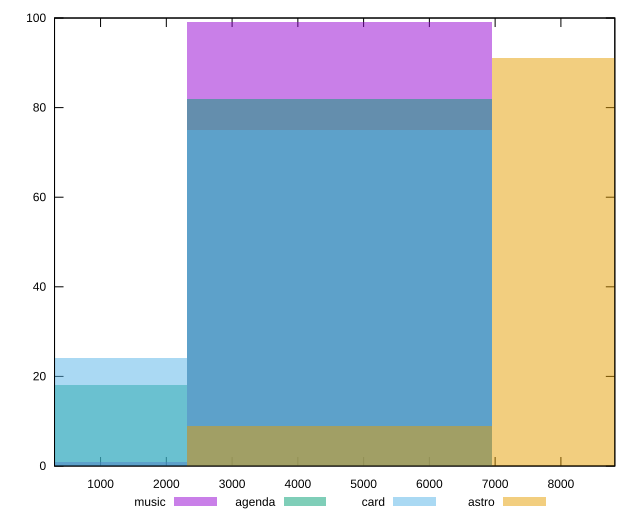

Here is the gnuplot script that generated this plot:
reset

$music <<EOF
4637.291378424678 99
0 1
EOF

$agenda <<EOF
4637.291378424678 82
0 18
EOF

$card <<EOF
4637.291378424678 75
0 24
EOF

$astro <<EOF
9274.582756849357 91
4637.291378424678 9
EOF

set key outside below
set boxwidth 4637.291378424678
set xrange [300:8820]
set yrange [0:100]
set trange [0:100]
set style fill transparent solid 0.5 noborder
set terminal svg size 640, 520 enhanced background rgb 'white'
set output "report/report_00029_2021-02-24T13-36-40.390Z/uses-text-compression/comparison/histogram/all_raw.svg"

plot $music title "music" with boxes, \
     $agenda title "agenda" with boxes, \
     $card title "card" with boxes, \
     $astro title "astro" with boxes

reset
